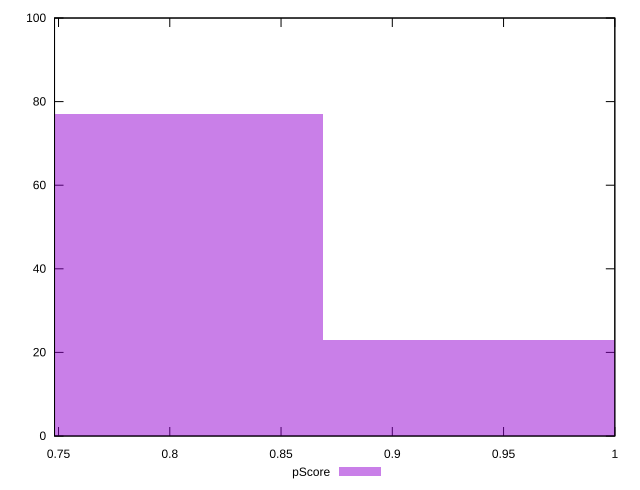

The script that saved this image:
reset

$pScore <<EOF
0.7445910486229727 77
0.9927880648306302 23
EOF

set key outside below
set boxwidth 0.24819701620765755
set xrange [0.7482088888888889:1]
set yrange [0:100]
set trange [0:100]
set style fill transparent solid 0.5 noborder
set terminal svg size 640, 490 enhanced background rgb 'white'
set output "reports/report_00033_2021-03-01T14-23-16.841Z/uses-rel-preconnect/samples/astro/pScore/histogram.svg"

plot $pScore title "pScore" with boxes

reset
